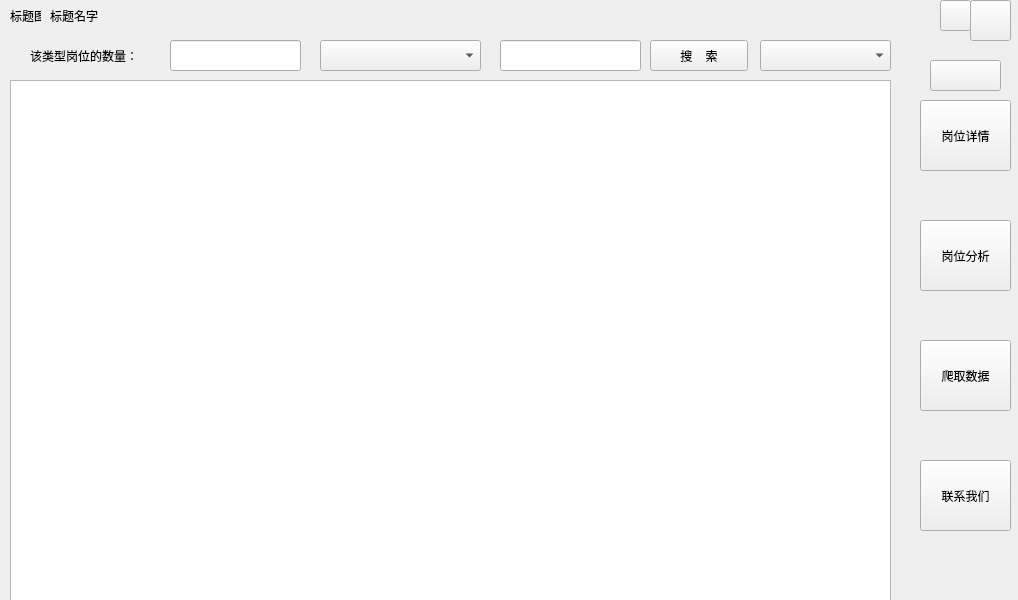
<?xml version="1.0" encoding="UTF-8"?>
<ui version="4.0">
 <class>MainWindow</class>
 <widget class="QMainWindow" name="MainWindow">
  <property name="geometry">
   <rect>
    <x>0</x>
    <y>0</y>
    <width>1018</width>
    <height>600</height>
   </rect>
  </property>
  <property name="windowTitle">
   <string>Analysis Robot</string>
  </property>
  <widget class="QWidget" name="centralWidget">
   <widget class="QStackedWidget" name="stackedWidget">
    <property name="enabled">
     <bool>true</bool>
    </property>
    <property name="geometry">
     <rect>
      <x>10</x>
      <y>20</y>
      <width>921</width>
      <height>601</height>
     </rect>
    </property>
    <property name="autoFillBackground">
     <bool>false</bool>
    </property>
    <property name="currentIndex">
     <number>0</number>
    </property>
    <widget class="QWidget" name="stackedWidgetPage1">
     <widget class="QTableView" name="tbl_job_details">
      <property name="enabled">
       <bool>true</bool>
      </property>
      <property name="geometry">
       <rect>
        <x>0</x>
        <y>60</y>
        <width>881</width>
        <height>521</height>
       </rect>
      </property>
      <property name="editTriggers">
       <set>QAbstractItemView::NoEditTriggers</set>
      </property>
     </widget>
     <widget class="QPushButton" name="btn_search">
      <property name="geometry">
       <rect>
        <x>640</x>
        <y>20</y>
        <width>98</width>
        <height>31</height>
       </rect>
      </property>
      <property name="text">
       <string>搜    索</string>
      </property>
     </widget>
     <widget class="QComboBox" name="cmbx_job_type">
      <property name="geometry">
       <rect>
        <x>750</x>
        <y>20</y>
        <width>131</width>
        <height>31</height>
       </rect>
      </property>
     </widget>
     <widget class="QLineEdit" name="ledit_search">
      <property name="geometry">
       <rect>
        <x>490</x>
        <y>20</y>
        <width>141</width>
        <height>31</height>
       </rect>
      </property>
     </widget>
     <widget class="QComboBox" name="cmbx_search_item_widget1">
      <property name="geometry">
       <rect>
        <x>310</x>
        <y>20</y>
        <width>161</width>
        <height>31</height>
       </rect>
      </property>
     </widget>
     <widget class="QLabel" name="label_3">
      <property name="geometry">
       <rect>
        <x>20</x>
        <y>20</y>
        <width>131</width>
        <height>31</height>
       </rect>
      </property>
      <property name="text">
       <string>该类型岗位的数量：</string>
      </property>
     </widget>
     <widget class="QLineEdit" name="ledit_position_count_widget1">
      <property name="geometry">
       <rect>
        <x>160</x>
        <y>20</y>
        <width>131</width>
        <height>31</height>
       </rect>
      </property>
     </widget>
    </widget>
    <widget class="QWidget" name="stackedWidgetPage2">
     <widget class="QComboBox" name="cmbx_analysis_type">
      <property name="geometry">
       <rect>
        <x>640</x>
        <y>10</y>
        <width>131</width>
        <height>27</height>
       </rect>
      </property>
     </widget>
     <widget class="QTableView" name="tbl_anaysis_result">
      <property name="geometry">
       <rect>
        <x>10</x>
        <y>50</y>
        <width>631</width>
        <height>531</height>
       </rect>
      </property>
     </widget>
     <widget class="QLineEdit" name="ledit_the_former">
      <property name="geometry">
       <rect>
        <x>730</x>
        <y>100</y>
        <width>161</width>
        <height>27</height>
       </rect>
      </property>
     </widget>
     <widget class="QPushButton" name="btn_the_course_or_workplace_search_widget2">
      <property name="geometry">
       <rect>
        <x>750</x>
        <y>390</y>
        <width>111</width>
        <height>27</height>
       </rect>
      </property>
      <property name="text">
       <string>搜索课程/地点</string>
      </property>
     </widget>
     <widget class="QLineEdit" name="ledit_the_latter">
      <property name="geometry">
       <rect>
        <x>730</x>
        <y>180</y>
        <width>161</width>
        <height>27</height>
       </rect>
      </property>
     </widget>
     <widget class="QLabel" name="lbl_search_former">
      <property name="geometry">
       <rect>
        <x>650</x>
        <y>96</y>
        <width>71</width>
        <height>31</height>
       </rect>
      </property>
      <property name="text">
       <string>搜索前项</string>
      </property>
     </widget>
     <widget class="QLabel" name="lbl_search_latter">
      <property name="geometry">
       <rect>
        <x>650</x>
        <y>180</y>
        <width>71</width>
        <height>31</height>
       </rect>
      </property>
      <property name="text">
       <string>搜索后项</string>
      </property>
     </widget>
     <widget class="QComboBox" name="cmbx_job_type_in_analysis">
      <property name="geometry">
       <rect>
        <x>780</x>
        <y>10</y>
        <width>131</width>
        <height>27</height>
       </rect>
      </property>
     </widget>
     <widget class="QLabel" name="label">
      <property name="geometry">
       <rect>
        <x>30</x>
        <y>10</y>
        <width>131</width>
        <height>31</height>
       </rect>
      </property>
      <property name="text">
       <string>该分析的岗位数量：</string>
      </property>
     </widget>
     <widget class="QLineEdit" name="ledit_position_count_widget2">
      <property name="geometry">
       <rect>
        <x>170</x>
        <y>10</y>
        <width>131</width>
        <height>31</height>
       </rect>
      </property>
     </widget>
     <widget class="QLabel" name="label_2">
      <property name="geometry">
       <rect>
        <x>330</x>
        <y>10</y>
        <width>101</width>
        <height>31</height>
       </rect>
      </property>
      <property name="text">
       <string>分析结果数量：</string>
      </property>
     </widget>
     <widget class="QLineEdit" name="ledit_analysis_result_count_widget2">
      <property name="geometry">
       <rect>
        <x>440</x>
        <y>10</y>
        <width>131</width>
        <height>31</height>
       </rect>
      </property>
     </widget>
     <widget class="QLabel" name="lbl_search_course_or_workplace_widget2">
      <property name="geometry">
       <rect>
        <x>650</x>
        <y>340</y>
        <width>71</width>
        <height>31</height>
       </rect>
      </property>
      <property name="text">
       <string>课程/地点</string>
      </property>
     </widget>
     <widget class="QLineEdit" name="ledit_course_or_workplace_widget2">
      <property name="geometry">
       <rect>
        <x>730</x>
        <y>340</y>
        <width>161</width>
        <height>27</height>
       </rect>
      </property>
     </widget>
     <widget class="QPushButton" name="btn_the_course_search_widget2">
      <property name="geometry">
       <rect>
        <x>750</x>
        <y>250</y>
        <width>111</width>
        <height>27</height>
       </rect>
      </property>
      <property name="text">
       <string>搜    索</string>
      </property>
     </widget>
    </widget>
    <widget class="QWidget" name="stackedWidgetPage3">
     <widget class="QTextEdit" name="textEdit">
      <property name="geometry">
       <rect>
        <x>10</x>
        <y>80</y>
        <width>841</width>
        <height>491</height>
       </rect>
      </property>
     </widget>
    </widget>
    <widget class="QWidget" name="stackedWidgetPage4">
     <widget class="QTextBrowser" name="textBrowser">
      <property name="enabled">
       <bool>false</bool>
      </property>
      <property name="geometry">
       <rect>
        <x>30</x>
        <y>70</y>
        <width>441</width>
        <height>101</height>
       </rect>
      </property>
      <property name="autoFillBackground">
       <bool>true</bool>
      </property>
      <property name="html">
       <string>&lt;!DOCTYPE HTML PUBLIC &quot;-//W3C//DTD HTML 4.0//EN&quot; &quot;http://www.w3.org/TR/REC-html40/strict.dtd&quot;&gt;
&lt;html&gt;&lt;head&gt;&lt;meta name=&quot;qrichtext&quot; content=&quot;1&quot; /&gt;&lt;style type=&quot;text/css&quot;&gt;
p, li { white-space: pre-wrap; }
&lt;/style&gt;&lt;/head&gt;&lt;body style=&quot; font-family:'Ubuntu'; font-size:11pt; font-weight:400; font-style:normal;&quot;&gt;
&lt;p style=&quot; margin-top:0px; margin-bottom:0px; margin-left:0px; margin-right:0px; -qt-block-indent:0; text-indent:0px;&quot;&gt;有问题可以反馈给开开发者。开发者邮箱airlvchuan@sina.com。&lt;/p&gt;
&lt;p style=&quot;-qt-paragraph-type:empty; margin-top:0px; margin-bottom:0px; margin-left:0px; margin-right:0px; -qt-block-indent:0; text-indent:0px;&quot;&gt;&lt;br /&gt;&lt;/p&gt;
&lt;p style=&quot; margin-top:0px; margin-bottom:0px; margin-left:0px; margin-right:0px; -qt-block-indent:0; text-indent:0px;&quot;&gt;反馈问题的时候，请务必详细一点，可以把截图也发过来。谢谢您的反馈，感激不尽。&lt;/p&gt;&lt;/body&gt;&lt;/html&gt;</string>
      </property>
     </widget>
    </widget>
   </widget>
   <widget class="QToolButton" name="job_details_button">
    <property name="geometry">
     <rect>
      <x>920</x>
      <y>100</y>
      <width>91</width>
      <height>71</height>
     </rect>
    </property>
    <property name="text">
     <string>岗位详情</string>
    </property>
    <property name="toolButtonStyle">
     <enum>Qt::ToolButtonIconOnly</enum>
    </property>
   </widget>
   <widget class="QToolButton" name="job_analysis_button">
    <property name="geometry">
     <rect>
      <x>920</x>
      <y>220</y>
      <width>91</width>
      <height>71</height>
     </rect>
    </property>
    <property name="text">
     <string>岗位分析</string>
    </property>
    <property name="toolButtonStyle">
     <enum>Qt::ToolButtonIconOnly</enum>
    </property>
   </widget>
   <widget class="QToolButton" name="connect_us_button">
    <property name="geometry">
     <rect>
      <x>920</x>
      <y>460</y>
      <width>91</width>
      <height>71</height>
     </rect>
    </property>
    <property name="text">
     <string>联系我们</string>
    </property>
    <property name="toolButtonStyle">
     <enum>Qt::ToolButtonIconOnly</enum>
    </property>
   </widget>
   <widget class="QToolButton" name="crawler_job_button">
    <property name="geometry">
     <rect>
      <x>920</x>
      <y>340</y>
      <width>91</width>
      <height>71</height>
     </rect>
    </property>
    <property name="text">
     <string>爬取数据</string>
    </property>
    <property name="toolButtonStyle">
     <enum>Qt::ToolButtonIconOnly</enum>
    </property>
   </widget>
   <widget class="QPushButton" name="close_button_del">
    <property name="geometry">
     <rect>
      <x>930</x>
      <y>60</y>
      <width>71</width>
      <height>31</height>
     </rect>
    </property>
    <property name="text">
     <string/>
    </property>
   </widget>
   <widget class="QLabel" name="title_icon_label">
    <property name="geometry">
     <rect>
      <x>10</x>
      <y>0</y>
      <width>31</width>
      <height>31</height>
     </rect>
    </property>
    <property name="text">
     <string>标题图标</string>
    </property>
   </widget>
   <widget class="QLabel" name="title_label">
    <property name="geometry">
     <rect>
      <x>50</x>
      <y>0</y>
      <width>151</width>
      <height>31</height>
     </rect>
    </property>
    <property name="text">
     <string>标题名字</string>
    </property>
   </widget>
   <widget class="QToolButton" name="close_button">
    <property name="geometry">
     <rect>
      <x>970</x>
      <y>0</y>
      <width>41</width>
      <height>41</height>
     </rect>
    </property>
    <property name="text">
     <string/>
    </property>
    <property name="toolButtonStyle">
     <enum>Qt::ToolButtonIconOnly</enum>
    </property>
   </widget>
   <widget class="QToolButton" name="minimize_button">
    <property name="geometry">
     <rect>
      <x>940</x>
      <y>0</y>
      <width>31</width>
      <height>31</height>
     </rect>
    </property>
    <property name="text">
     <string/>
    </property>
    <property name="toolButtonStyle">
     <enum>Qt::ToolButtonIconOnly</enum>
    </property>
   </widget>
  </widget>
 </widget>
 <resources/>
 <connections/>
</ui>
